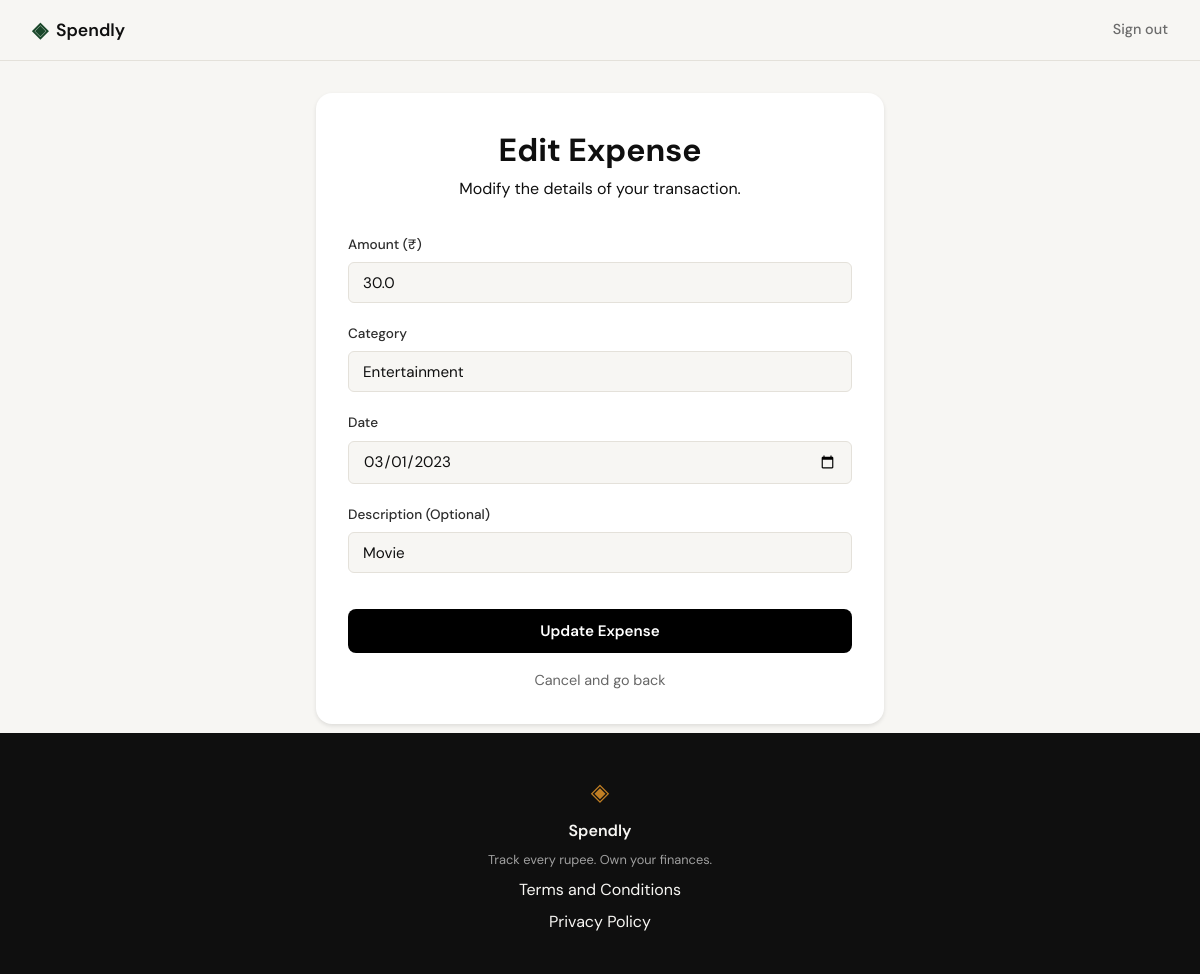
/expenses/33/edit (signed in), run on the app's committed database.
### tables this page shows
CREATE TABLE expenses (
                    id INTEGER PRIMARY KEY AUTOINCREMENT,
                    user_id INTEGER NOT NULL,
                    amount REAL NOT NULL,
                    category TEXT NOT NULL,
                    date TEXT NOT NULL,
                    description TEXT,
                    created_at TEXT DEFAULT (datetime('now')),
                    FOREIGN KEY (user_id) REFERENCES users(id)
                );

### app.py (the view, shortened to what this page needs)
@app.route("/expenses/<int:id>/edit", methods=["GET", "POST"])
def edit_expense(id):
    if "user_id" not in session:
        return redirect(url_for("login"))
    user_id = session["user_id"]
    expense = get_expense_by_id(id)
    if not expense or expense["user_id"] != user_id:
        abort(404)
    return render_template("expenses_edit.html", expense=expense)

### database/db.py (called while the page is built)
def get_db():
    db_path = current_app.config.get('DATABASE', "spendly.db")
    conn = sqlite3.connect(db_path)
    conn.execute("PRAGMA foreign_keys = ON")
    conn.row_factory = sqlite3.Row
    return conn

### database/queries.py (called while the page is built)
def get_expense_by_id(expense_id):
    conn = get_db()
    try:
        user_expense = conn.execute(
            "SELECT * FROM expenses WHERE id = ?", (expense_id,)
        ).fetchone()
        return dict(user_expense) if user_expense else None
    finally:
        conn.close()

### templates/expenses_edit.html (shortened to what this page needs)
{% extends "base.html" %}
{% block head %}
<link rel="stylesheet" href="{{ url_for('static', filename='css/style.css') }}">
{% endblock %}
{% block content %}
<div class="add-expense-container">
    <div class="form-card">
        <div class="form-header">
            <h1 class="page-title">Edit Expense</h1>
            <p class="page-subtitle">Modify the details of your transaction.</p>
        </div>
        <form method="POST" action="{{ url_for('edit_expense', id=expense.id) }}">
            <div class="form-group">
                <label for="amount">Amount (₹)</label>
                <input type="number" id="amount" name="amount" class="form-input" step="0.01" placeholder="0.00" value="{{ expense.amount }}" required>
            </div>
            <div class="form-group">
                <label for="category">Category</label>
                <input type="text" id="category" name="category" class="form-input" placeholder="e.g. Food, Transport, Bills" value="{{ expense.category }}" required>
            </div>
            <div class="form-group">
                <label for="date">Date</label>
                <input type="date" id="date" name="date" class="form-input" value="{{ expense.date }}" required>
            </div>
            <div class="form-group">
                <label for="description">Description (Optional)</label>
                <input type="text" id="description" name="description" class="form-input" placeholder="What was this for?" value="{{ expense.description or '' }}">
            </div>
            <button type="submit" class="btn-submit">Update Expense</button>
            <a href="{{ url_for('profile') }}" class="btn-cancel">Cancel and go back</a>
        </form>
    </div>
</div>
{% endblock %}

### static/css/style.css (style rules this page uses)
:root { --ink: #0f0f0f; --ink-soft: #2d2d2d; --ink-muted: #6b6b6b; --ink-faint: #a0a0a0; --paper: #f7f6f3; --paper-warm: #f0ede6; --paper-card: #ffffff; --accent: #1a472a; --accent-light: #e8f0eb; --accent-2: #c17f24; --accent-2-light: #fdf3e3; --danger: #c0392b; --danger-light: #fdecea; --border: #e4e1da; --border-soft: #eeebe4; --font-display: 'DM Serif Display', Georgia, serif; --font-body: 'DM Sans', system-ui, sans-serif; --max-width: 1200px; --auth-width: 440px; --radius-sm: 6px; --radius-md: 12px; --radius-lg: 20px; }
*, *::before, *::after { box-sizing: border-box; margin: 0; padding: 0; }
html { font-size: 16px; scroll-behavior: smooth; }
body { background: var(--paper); color: var(--ink); font-family: var(--font-body); font-size: 1rem; line-height: 1.6; -webkit-font-smoothing: antialiased; }
a { color: inherit; text-decoration: none; }
.form-group { margin-bottom: 1.25rem; }
.form-group label { display: block; font-size: 0.85rem; font-weight: 500; color: var(--ink-soft); margin-bottom: 0.4rem; }
.form-input { width: 100%; padding: 0.6rem 0.875rem; border: 1px solid var(--border); border-radius: var(--radius-sm); font-family: var(--font-body); font-size: 0.95rem; color: var(--ink); background: var(--paper); outline: none; transition: border-color 0.2s; }
.form-input::placeholder { color: var(--ink-faint); }
.btn-submit { width: 100%; padding: 0.7rem; background: var(--ink); color: var(--paper); border: none; border-radius: var(--radius-sm); font-family: var(--font-body); font-size: 0.95rem; font-weight: 500; cursor: pointer; transition: background 0.2s; margin-top: 0.5rem; }

### templates/expenses_edit.html (style rules this page uses)
.add-expense-container { max-width: 600px; margin: 2rem auto; padding: 0 1rem; }
.form-card { background: var(--card-bg, #fff); padding: 2rem; border-radius: 1rem; box-shadow: var(--shadow-sm, 0 2px 4px rgba(0,0,0,0.1)); }
.form-header { margin-bottom: 2rem; text-align: center; }
.btn-submit { width: 100%; padding: 0.75rem; background: var(--primary-color, #000); color: #fff; border: none; border-radius: 0.5rem; font-weight: 600; cursor: pointer; transition: opacity 0.2s; margin-top: 1rem; }
.btn-cancel { display: block; text-align: center; margin-top: 1rem; color: #666; text-decoration: none; font-size: 0.9rem; }

### data on the page
expenses: amount "30.0", category "Entertainment", date "03/01/2023", description "Movie"
